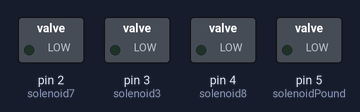
The sketch below on a simulated Arduino Uno, built with avr-gcc and run on an emulated ATmega328P. On the bench: switched loads named in the sketch (green lamp = pin HIGH).

Above: at 1.1 s.
At 6.35 s:
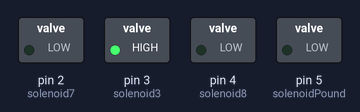
At 8.45 s:
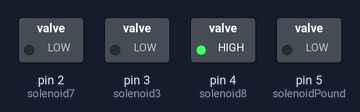
At 10.55 s:
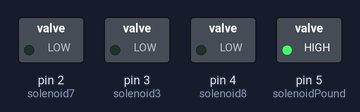
At 21.85 s:
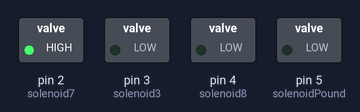
Timing chart, 0 to 22.9 s (numbered marks = the images above):
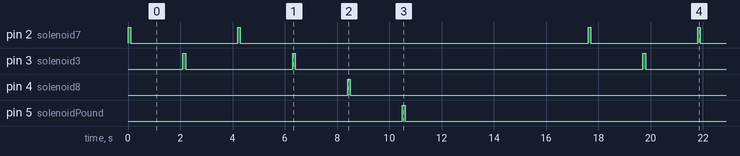

Measured:
- by itself, pin 2 (solenoid7), pin 3 (solenoid3): repeats every 17.6 s: LOW 4.1 s, HIGH 0.10 s, LOW 13.3 s, HIGH 0.10 s
- by itself, pin 4 (solenoid8), pin 5 (solenoidPound): alternates HIGH for 0.10 s and LOW for 17.5 s
- by itself, everything shown: repeats every 17.6 s, in 12 steps

The sketch:

keypad-via-solenoid-GRR2025.ino
```cpp
/*
About: Made for the 2026 IEEE Competition keypad task.
To accomplish this task, solenoids are used to enter the code 73738# (RESET#)
Version: October 7th, 2025
*/

// Defined Pins:

int solenoid3 = 3;
int solenoid7 = 2;
int solenoid8 = 4;
int solenoidPound = 5;
int delayAfterHigh= 100;
int delayAfterLow = 2000;
int soleArr[6] = {solenoid7, solenoid3, solenoid7, solenoid3, solenoid8, solenoidPound};

void setup() {
  // Pins set as output:

  pinMode(solenoid7, OUTPUT);
  pinMode(solenoid3, OUTPUT);
  pinMode(solenoid8, OUTPUT);
  pinMode(solenoidPound, OUTPUT);

  // Solenoid sequence runs:
  // Code: 73738# (RESET#)


}

void funcInputter(int num)
{
  digitalWrite(num, HIGH);
  delay(delayAfterHigh);
  digitalWrite(num, LOW);
  delay(delayAfterLow);
}

void loop() {
  // Prototype Optimization 2
  for (int i = 0; i<6; i++)
  {
    funcInputter(soleArr[i]);
  }

  delay(5000);
}
```
